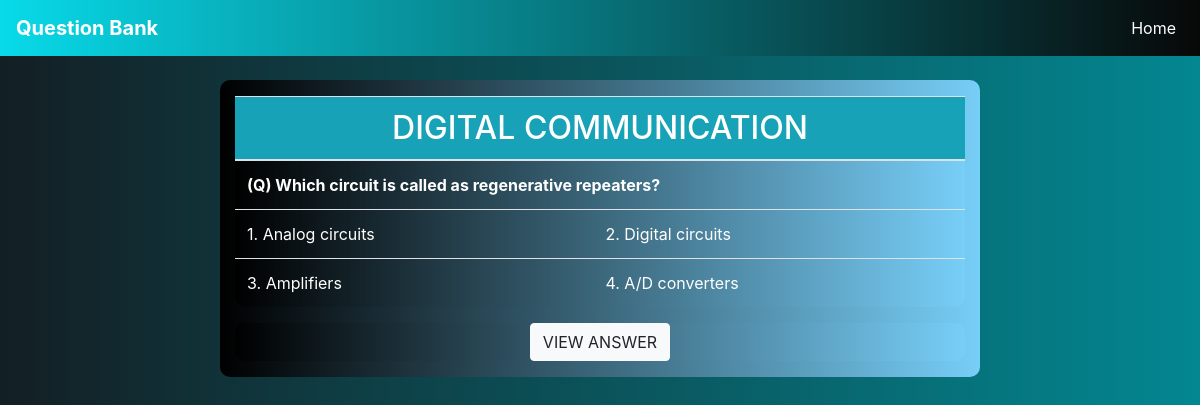
Page /teacher/Question/MCQ_edit/View.php?subject_id=23 (signed in) on the committed database.
### tables this page shows
CREATE TABLE `mcq_question` (
  `m_id` int(11) NOT NULL,
  `m_subject` varchar(255) NOT NULL,
  `m_question` varchar(255) NOT NULL,
  `op1` varchar(255) NOT NULL,
  `op2` varchar(255) NOT NULL,
  `op3` varchar(255) NOT NULL,
  `op4` varchar(255) NOT NULL,
  `correct_option` varchar(255) NOT NULL,
  `explantion` varchar(255) NOT NULL,
  `uploded_by` varchar(255) NOT NULL
);

### teacher/Question/MCQ_edit/View.php (the view, shortened to what this page needs)
<!DOCTYPE html>
<html lang="en">
<head>
    <link rel="stylesheet" href="../../../style/bootstrap.min.css">
    <link rel="stylesheet" href="https://stackpath.bootstrapcdn.com/font-awesome/4.7.0/css/font-awesome.min.css">
    <link rel="stylesheet" href="../../design/style.css">
</head>
<body>
    <header>
        <nav class="navbar navbar-expand-lg navbar-dark bg-dark">
            <a class="navbar-brand text-capitalize"><b>Question Bank</b></a>
            <div class="collapse navbar-collapse" id="navbarSupportedContent">
              <ul class="navbar-nav ml-auto">
                <li class="nav-item active">
                  <a class="nav-link" href="../MCQ_View.php">Home</a>
                </li>
              </ul>
            </div>
       </nav>
    </header>
<?php
if(isset($_SESSION['user_id'])){
    if(isset($_GET['subject_id'])){
        $m_id = $_GET['subject_id'];
        $conn = new mysqli("localhost","root","","question_bank_db");
        $sql = "SELECT * FROM mcq_question WHERE  m_id = $m_id";
        $result1 = $conn->query($sql);
        if($result1->num_rows > 0){
            $row = $result1->fetch_assoc();
                echo '<div class="container my-4">
                        <div class="row justify-content-center" >
                            <div class="col-lg-8 col-md-10 col-12 pt-3" id = "s_register">
                                <table class="table" id="s_register">
                                    <thead>
                                        <tr class="bg-info text-center text-white">
                                            <th scope="col" colspan="2"><h2 class="mb-0">'.$row['m_subject'].'</h2></th>
                                        </tr>
                                    </thead>
                                    <tbody>
                                        <tr>
                                            <th scope="col" colspan="2">(Q) '.$row['m_question'].'</th>
                                        </tr>
                                        <tr>
                                            <td scope="col">1. '.$row['op1'].'</td>
                                            <td scope="col">2. '.$row['op2'].'</td>
                                        </tr>
                                        <tr>
                                            <td scope="col">3. '.$row['op3'].'</td>
                                            <td scope="col">4. '.$row['op4'].'</td>
                                        </tr>
                                    </tbody>
                                </table>
                                <p class="text-center" id="s_register">
                                    <a class="btn btn-light" data-toggle="collapse" href="#collapseExample" role="button" aria-expanded="false" aria-controls="collapseExample">
                                        VIEW ANSWER
                                    </a>
                                </p>';
                   echo '</div>
                    </div>
                </div>';
            }
    }
}
else{
    header("location:../../teacher_login.html");
}
?>
</body>
</html>

### teacher/design/style.css (style rules this page uses)
#s_register { background: linear-gradient(to right, #000000 0%,#77cef7 100%); color: #ffffff; border-radius: 10px; }
nav { background: linear-gradient(to right, #08dae9 0%,#080808 100%); }
body { background: linear-gradient(to right, #131f24 0%, #038791 100%); color: #ffffff; }
thead { background: linear-gradient(to right, #08dae9 0%,#080808 100%); }
table th,td { color: white; }
#table_design td,th { color: white; }

### rows in the picture
mcq_question: m_subject "DIGITAL COMMUNICATION", m_question "Which circuit is called as regenerative repeaters?", op1 "Analog circuits", op2 "Digital circuits", op3 "Amplifiers", op4 "A/D converters"
